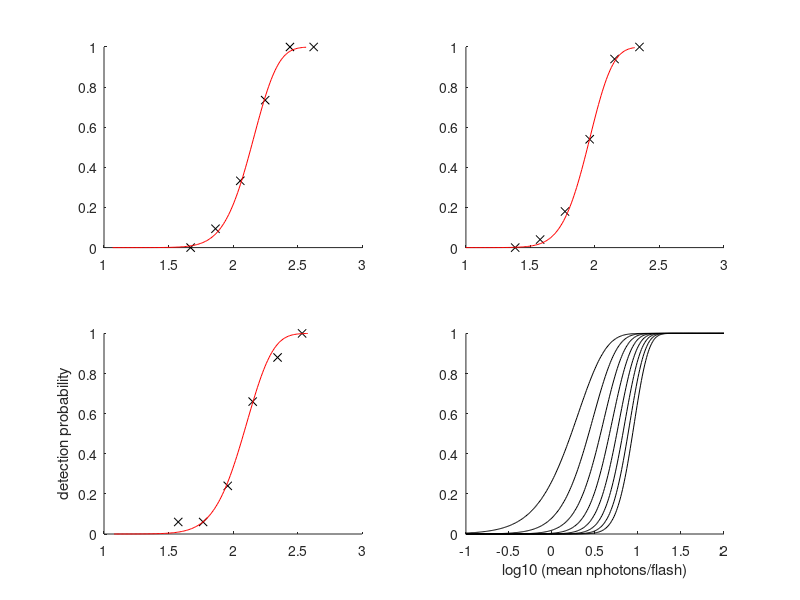

MATLAB code for this plot:
%
%  Gabbiani & Cox, Mathematics for Neuroscientists, 2nd ed
%

%this m-file reproduces the HSP figure 7

function hsp

%first data set subject sh

%first column is mean no. of quanta
%second column is frequency of seeing in percent
%table V of HSP 1942 paper. Data set 1 for SH
sh_dat1 = ...
    [46.9 0.0;...
    73.1 9.4;...
    113.8 33.3;...
    177.4 73.5;...
    276.1 100.0;...
    421.7 100.0];

%log base 10 of the mean number of photons
x_sh1 = log10(sh_dat1(:,1));

%convert to percents
y_sh1 = sh_dat1(:,2)/100;

%plot the data
h_f1 = figure; 
h_a1 = subplot(2,2,1);
line('Parent',h_a1,'XData',x_sh1,'YData',y_sh1,'Marker','x','LineStyle','none');

%typical log10 range for the poisson cpf
x_cp1 = -0.25:0.01:1.25;

%compute cpf at 6 and no absorption factor, no dark photons
y_cp1 = p_c(x_cp1,6,1,0);

%index for the approximate mid-value of the cumulative function
[v_m1, ind_m1] = min(abs(y_cp1 - 0.5));
x_m1 = x_cp1(ind_m1);

%find the mid value of the data by linear interpolation. Since the last two
%values of y_hsp1 are 1.0, use only the first one for a vector of length 5.
x_mid1 = interp1(y_sh1(1:5),x_sh1(1:5),0.5);

%Use this value to translate the poisson cpf to get a good match
x_d1 = x_mid1 - x_m1;

line('Parent',h_a1,'XData',x_cp1+x_d1,'YData',y_cp1,'Color','r');
set(h_a1,'XLim',[1 3]);

%first data set subject sh
%load ss_dat1.txt
%first column is mean no. of quanta
%second column is frequency of seeing in percent
%table V of HSP 1942 paper. Data set 1 for SS
ss_dat1 = ...
    [24.1 0.0;...
    37.6 4.0;...
    58.6 18.0;...
    91.0 54.0;...
    141.9 94.0;...
    221.3 100.0];

%log base 10 of the mean number of photons
x_ss1 = log10(ss_dat1(:,1));

%convert to percents
y_ss1 = ss_dat1(:,2)/100;

%plot the data
h_a2 = subplot(2,2,2);
line('Parent',h_a2,'XData',x_ss1,'YData',y_ss1,'Marker','x','LineStyle','none');

%compute cpf at 6 and no absorption factor, no dark photons
y_cp2 = p_c(x_cp1,7,1,0);

%index for the approximate mid-value of the cumulative function
[v_m2,ind_m2] = min(abs(y_cp2 -0.5));
x_m2 = x_cp1(ind_m2);

%find the mid value of the data by linear interpolation. Since the last two
%values of y_hsp1 are 1.0, use only the first one for a vector of length 5.
x_mid2 = interp1(y_ss1,x_ss1,0.5);

%Use this value to translate the poisson cpf to get a good match
x_d2 = x_mid2 - x_m2;

line('Parent',h_a2,'XData',x_cp1+x_d2,'YData',y_cp2,'Color','r');
set(h_a2,'XLim',[1 3]);

%data set subject mhp
%first column is mean no. of quanta
%second column is frequency of seeing in percent
%table V of HSP 1942 paper. Data set 1 for MHP
mhp_dat1 = ...
    [37.6 6.0;...
    58.6 6.0;...
    91.0 24.0;...
    141.9 66.0;...
    221.3 88.0;...
    342.8 100.0];

%log base 10 of the mean number of photons
x_mhp1 = log10(mhp_dat1(:,1));

%convert to percents
y_mhp1 = mhp_dat1(:,2)/100;

%plot the data
h_a3 = subplot(2,2,3);
line('Parent',h_a3,'XData',x_mhp1,'YData',y_mhp1,'Marker','x','LineStyle','none');

%compute cpf at 5 and no absorption factor, no dark photons
y_cp3 = p_c(x_cp1,5,1,0);

%index for the approximate mid-value of the cumulative function
[v_m3, ind_m3] = min(abs(y_cp3-0.5));
x_m3 = x_cp1(ind_m3);

%find the mid value of the data by linear interpolation. Since the first two
%values of y_mhp1 are 0.6, use only the second one for a vector of length 5.
x_mid3 = interp1(y_mhp1(2:6),x_mhp1(2:6),0.5);
%x_mid3 = x_mhp1(3);

%Use this value to translate the poisson cpf to get a good match
x_d3 = x_mid3 - x_m3;

line('Parent',h_a3,'XData',x_cp1+x_d3,'YData',y_cp3,'Color','r');
set(h_a3,'XLim',[1 3]);

h_a4 = subplot(2,2,4);
x_cp = -1:0.01:2;
for i = 1:8
    y = p_c(x_cp,i,1,0);
    line('Parent',h_a4,'XData',x_cp,'YData',y);
end;

set(h_a4,'XLim',[-1 2]);
xlabel(h_a4,'log10 (mean nphotons/flash)')
ylabel(h_a3,'detection probability');

%print(handles.figure1,'-depsc2','hsp.eps');
end

function y = p_c(x,c,alpha,d_p)
%
% function y = p_c(x, c, alpha, d_p)
%  
% cumulative poisson function
% for photon counts
%  
% x is the log10 photon count at the retina
% alpha is the absorption yield factor
% c is the threshold for seeing 
% d_p is the dark photon number
  
%covert back x to linear space
xl = 10.^x;

%corresponding poisson parameter

p_p = alpha*xl + d_p;

y = 1 - poisscdf(c,p_p);
end
